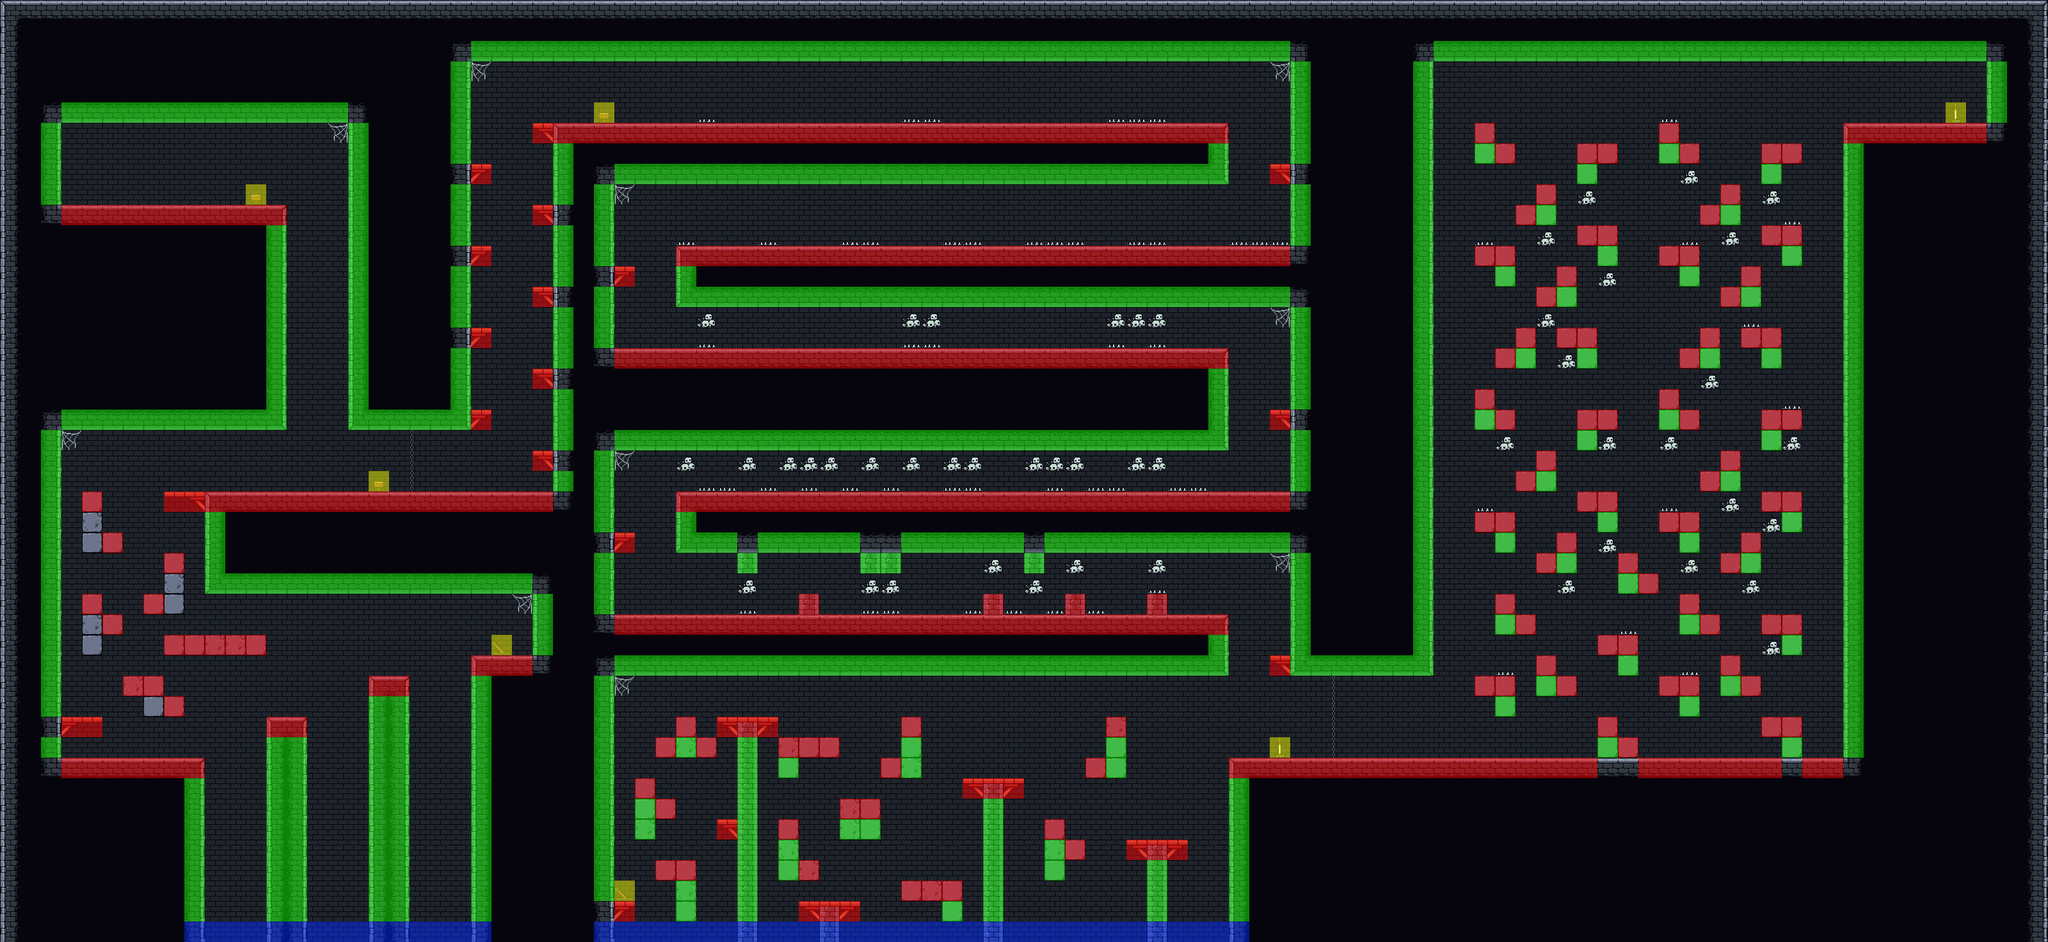

Below is a game level as drawn by its tile map, then a one-line description and the .tmx that defines it (tile-layer data replaced by summaries):
An orthogonal 100x46 tile map with 32x32 px tiles, 3 tile layers (Background, Map, Colliders), 1 hidden layer not drawn, 2 tilesets and 74 objects.

<map version="1.10" tiledversion="1.10.1" orientation="orthogonal" renderorder="right-down" compressionlevel="0" width="100" height="46" tilewidth="32" tileheight="32" infinite="0" nextlayerid="6" nextobjectid="77">
 <properties>
  <property name="Draw" type="bool" value="true" />
 </properties>
 <tileset firstgid="1" name="CastleTiles" tilewidth="32" tileheight="32" tilecount="56" columns="8">
  <image source="CastleTiles.png" width="256" height="224" />
  <wangsets>
   <wangset name="floor1" type="mixed" tile="-1" />
   <wangset name="floor2" type="mixed" tile="-1" />
  </wangsets>
 </tileset>
 <tileset firstgid="57" name="MapMetadata" tilewidth="32" tileheight="32" spacing="1" tilecount="4" columns="4">
  <image source="MapMetadata.png" width="131" height="32" />
 </tileset>
 <layer id="2" name="Background" width="100" height="46">
  <properties>
   <property name="Draw" type="bool" value="true" />
  </properties>
  <data>[4600 cells, 4600 non-empty, 3 distinct tile ids]</data>
 </layer>
 <layer id="1" name="Map" width="100" height="46">
  <properties>
   <property name="Draw" type="bool" value="true" />
  </properties>
  <data>[4600 cells, 2820 non-empty, 31 distinct tile ids]</data>
 </layer>
 <layer id="3" name="Colliders" width="100" height="46" opacity="0.5">
  <properties>
   <property name="Draw" type="bool" value="false" />
   <property name="IsWalkable" type="bool" value="false" />
  </properties>
  <data>[4600 cells, 1035 non-empty, 4 distinct tile ids]</data>
 </layer>
 <layer id="5" name="IsWalkable" width="100" height="46" visible="0" opacity="0.5">
  <properties>
   <property name="Draw" type="bool" value="false" />
   <property name="IsWalkable" type="bool" value="true" />
  </properties>
  <data>[4600 cells, 2929 non-empty, 2 distinct tile ids]</data>
 </layer>
 <objectgroup id="4" name="Spikes">
  <object id="3" x="1088.67" y="192" width="30.6667" height="1.33333" />
  <object id="4" x="1409.33" y="192" width="62" height="0.666667" />
  <object id="5" x="1729.33" y="191.333" width="94" height="1.33333" />
  <object id="6" x="1761.33" y="384" width="60.6667" height="0.666667" />
  <object id="7" x="1602.67" y="384" width="90.6667" />
  <object id="8" x="1473.33" y="384" width="60.6667" height="0.666667" />
  <object id="9" x="1314" y="382.667" width="60" height="0.666667" />
  <object id="10" x="1186" y="384" width="28" />
  <object id="11" x="1057.33" y="383.333" width="29.3333" />
  <object id="12" x="1089.33" y="542.667" width="30.6667" />
  <object id="13" x="1088" y="479.333" width="30.6667" />
  <object id="14" x="1409.33" y="542.667" width="62.6667" height="2" />
  <object id="15" x="1730.67" y="543.333" width="26" height="0.666667" />
  <object id="16" x="1794.67" y="543.333" width="26" height="0.666667" />
  <object id="17" x="1762" y="480.667" width="27.3333" />
  <object id="18" x="1828" y="766.667" width="56.6667" height="0.666667" />
  <object id="19" x="1763.33" y="702" width="58" height="0.666667" />
  <object id="20" x="1699.33" y="767.333" width="58.6667" height="2" />
  <object id="21" x="1665.33" y="704.667" width="29.3333" />
  <object id="22" x="1634.67" y="769.333" width="26.6667" />
  <object id="23" x="1602.67" y="704" width="26.6667" />
  <object id="24" x="1474.67" y="766.667" width="58.6667" height="1.33333" />
  <object id="25" x="1411.33" y="704" width="26.6667" height="0.666667" />
  <object id="26" x="1380.67" y="766.667" width="23.3333" />
  <object id="27" x="1346.67" y="703.333" width="28" />
  <object id="28" x="1314.67" y="768.667" width="27.3333" height="0.666667" />
  <object id="29" x="1217.33" y="703.333" width="93.3333" height="0.666667" />
  <object id="30" x="1187.33" y="766" width="27.3333" height="0.666667" />
  <object id="31" x="1153.33" y="704" width="28.6667" height="0.666667" />
  <object id="32" x="1088" y="767.333" width="62.6667" height="0.666667" />
  <object id="33" x="1058" y="702" width="29.3333" height="0.666667" />
  <object id="34" x="1153.33" y="896" width="28.6667" />
  <object id="35" x="1153.33" y="959.333" width="29.3333" />
  <object id="36" x="1348" y="958" width="56.6667" height="0.666667" />
  <object id="37" x="1507.33" y="958.667" width="26.6667" />
  <object id="38" x="1537.33" y="862.667" width="29.3333" height="0.666667" />
  <object id="39" x="1571.33" y="958.667" width="26" height="0.666667" />
  <object id="40" x="1602" y="895.333" width="28" />
  <object id="41" x="1633.33" y="960" width="30" />
  <object id="42" x="1697.33" y="960.667" width="28.6667" />
  <object id="43" x="1665.33" y="863.333" width="28.6667" />
  <object id="44" x="1794" y="928" width="27.3333" />
  <object id="45" x="1792.67" y="862.667" width="30" height="0.666667" />
  <object id="46" x="2338" y="1056" width="28" />
  <object id="47" x="2626" y="1056.67" width="27.3333" height="0.666667" />
  <object id="48" x="2529.33" y="992" width="30" />
  <object id="49" x="2753.33" y="992.667" width="29.3333" height="0.666667" />
  <object id="50" x="2721.33" y="896.667" width="30" height="2" />
  <object id="51" x="2625.33" y="864.667" width="29.3333" height="0.666667" />
  <object id="52" x="2433.33" y="896.667" width="29.3333" height="1.33333" />
  <object id="53" x="2304.67" y="797.333" width="29.3333" height="2" />
  <object id="54" x="2496" y="833.333" width="30.6667" height="1.33333" />
  <object id="55" x="2594" y="798" width="27.3333" height="0.666667" />
  <object id="56" x="2754.67" y="800.667" width="26.6667" height="2" />
  <object id="57" x="2690" y="768" width="27.3333" height="1.33333" />
  <object id="58" x="2786" y="673.333" width="27.3333" height="0.666667" />
  <object id="59" x="2785.33" y="637.333" width="30" height="1.33333" />
  <object id="60" x="2594.67" y="671.333" width="28.6667" height="3.33333" />
  <object id="61" x="2496.67" y="673.333" width="28.6667" height="1.33333" />
  <object id="62" x="2338" y="672.667" width="29.3333" height="2" />
  <object id="63" x="2434" y="544.667" width="28" height="2" />
  <object id="64" x="2401.33" y="478.667" width="30" height="2.66667" />
  <object id="65" x="2658.67" y="576" width="28" height="2.66667" />
  <object id="66" x="2721.33" y="508" width="28.6667" height="3.33333" />
  <object id="67" x="2497.33" y="417.333" width="30" height="1.33333" />
  <object id="68" x="2402" y="352.667" width="28" height="0.666667" />
  <object id="69" x="2304.67" y="381.333" width="30.6667" height="1.33333" />
  <object id="70" x="2466.67" y="288" width="28" height="2.66667" />
  <object id="71" x="2594" y="189.333" width="27.3333" height="1.33333" />
  <object id="72" x="2626.67" y="258" width="27.3333" height="0.666667" />
  <object id="73" x="2624" y="381.333" width="30.6667" height="2" />
  <object id="74" x="2690" y="352" width="28" height="2.66667" />
  <object id="75" x="2754.67" y="289.333" width="27.3333" height="2" />
  <object id="76" x="2786" y="350" width="27.3333" />
 </objectgroup>
</map>